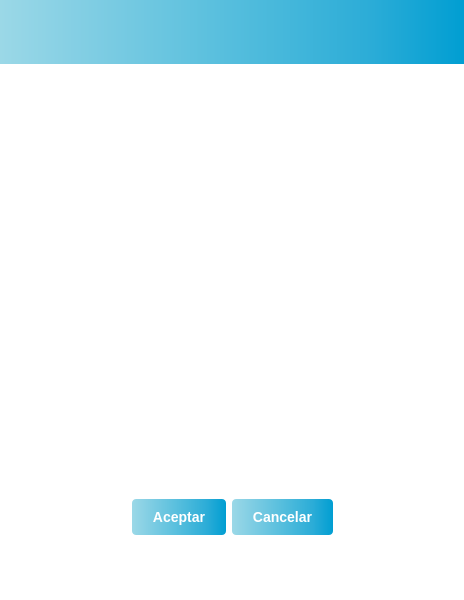
<?xml version="1.0" encoding="UTF-8"?>
<ui version="4.0">
 <class>RevisionSolicitudes</class>
 <widget class="QWidget" name="RevisionSolicitudes">
  <property name="geometry">
   <rect>
    <x>0</x>
    <y>0</y>
    <width>464</width>
    <height>600</height>
   </rect>
  </property>
  <property name="windowTitle">
   <string>RevisionSolicitudes</string>
  </property>
  <property name="styleSheet">
   <string notr="true">/*
#menuForm { 
background: rba(0, 0, 0, 80);
border-radius: 8px;
}
*/
#RevisionSolicitudes {background: rgba(255, 255, 255, 1)}
#topPanel {
background-color: qlineargradient(spread:pad, x1:0, y1:0, x2:1, y2:0, stop:0 #9bd8e7, stop:0.2 #7fcde3, stop:0.4 #63c3df, stop:0.6 #47b8db, stop:0.8 #2bacd7, stop:1 #009ed2);
}

/*
#loginButton {
color: black;
backgroun-color: #27a9e3;
border-width: 0px;
border-radius: 3px;
}
*/
</string>
  </property>
  <layout class="QVBoxLayout" name="verticalLayout">
   <property name="leftMargin">
    <number>0</number>
   </property>
   <property name="topMargin">
    <number>0</number>
   </property>
   <property name="rightMargin">
    <number>0</number>
   </property>
   <property name="bottomMargin">
    <number>0</number>
   </property>
   <item>
    <widget class="QWidget" name="topPanel" native="true">
     <layout class="QHBoxLayout" name="horizontalLayout_3">
      <property name="topMargin">
       <number>55</number>
      </property>
     </layout>
    </widget>
   </item>
   <item>
    <layout class="QHBoxLayout" name="horizontalLayout_4" stretch="0">
     <property name="spacing">
      <number>0</number>
     </property>
     <property name="sizeConstraint">
      <enum>QLayout::SetMaximumSize</enum>
     </property>
     <property name="leftMargin">
      <number>0</number>
     </property>
     <property name="topMargin">
      <number>0</number>
     </property>
     <property name="bottomMargin">
      <number>0</number>
     </property>
     <item>
      <widget class="QLabel" name="label">
       <property name="sizePolicy">
        <sizepolicy hsizetype="Maximum" vsizetype="Maximum">
         <horstretch>0</horstretch>
         <verstretch>0</verstretch>
        </sizepolicy>
       </property>
       <property name="minimumSize">
        <size>
         <width>150</width>
         <height>150</height>
        </size>
       </property>
       <property name="styleSheet">
        <string notr="true"/>
       </property>
       <property name="text">
        <string/>
       </property>
       <property name="pixmap">
        <pixmap resource="resources.qrc">:/logo/Images/Logo5.png</pixmap>
       </property>
      </widget>
     </item>
    </layout>
   </item>
   <item>
    <layout class="QHBoxLayout" name="horizontalLayout_5">
     <property name="topMargin">
      <number>0</number>
     </property>
     <property name="bottomMargin">
      <number>0</number>
     </property>
     <item>
      <widget class="QWidget" name="menuForm" native="true">
       <property name="sizePolicy">
        <sizepolicy hsizetype="MinimumExpanding" vsizetype="Expanding">
         <horstretch>0</horstretch>
         <verstretch>0</verstretch>
        </sizepolicy>
       </property>
       <property name="minimumSize">
        <size>
         <width>352</width>
         <height>267</height>
        </size>
       </property>
       <property name="sizeIncrement">
        <size>
         <width>0</width>
         <height>0</height>
        </size>
       </property>
       <property name="baseSize">
        <size>
         <width>0</width>
         <height>0</height>
        </size>
       </property>
       <widget class="QWidget" name="verticalLayoutWidget">
        <property name="geometry">
         <rect>
          <x>39</x>
          <y>9</y>
          <width>391</width>
          <height>251</height>
         </rect>
        </property>
        <layout class="QVBoxLayout" name="verticalLayout_2">
         <property name="topMargin">
          <number>0</number>
         </property>
         <property name="bottomMargin">
          <number>0</number>
         </property>
        </layout>
       </widget>
      </widget>
     </item>
    </layout>
   </item>
   <item>
    <layout class="QHBoxLayout" name="horizontalLayout_6">
     <property name="topMargin">
      <number>0</number>
     </property>
     <property name="bottomMargin">
      <number>0</number>
     </property>
     <item>
      <spacer name="horizontalSpacer_2">
       <property name="orientation">
        <enum>Qt::Horizontal</enum>
       </property>
       <property name="sizeHint" stdset="0">
        <size>
         <width>40</width>
         <height>20</height>
        </size>
       </property>
      </spacer>
     </item>
     <item>
      <widget class="QPushButton" name="acceptButton">
       <property name="sizePolicy">
        <sizepolicy hsizetype="Fixed" vsizetype="Fixed">
         <horstretch>0</horstretch>
         <verstretch>0</verstretch>
        </sizepolicy>
       </property>
       <property name="styleSheet">
        <string notr="true">#acceptButton {
background-color: qlineargradient(spread:pad, x1:0, y1:0, x2:1, y2:0, stop:0 #9bd8e7, stop:0.2 #7fcde3, stop:0.4 #63c3df, stop:0.6 #47b8db, stop:0.8 #2bacd7, stop:1 #009ed2);
border: none;
color: #fff;
padding: 10px 20px;
border-radius: 4px;
font-weight: 1000;
font-family: &quot;Arial Black&quot;, sans-serif;
font-weight: bold;
font-size: 14px;
}

#acceptButton:pressed {
background-color: #cccccc;
}

#acceptButton:checked {
background-color: #cccccc;
}
</string>
       </property>
       <property name="text">
        <string>Aceptar</string>
       </property>
      </widget>
     </item>
     <item>
      <widget class="QPushButton" name="cancelButton">
       <property name="sizePolicy">
        <sizepolicy hsizetype="Fixed" vsizetype="Fixed">
         <horstretch>0</horstretch>
         <verstretch>0</verstretch>
        </sizepolicy>
       </property>
       <property name="styleSheet">
        <string notr="true">#cancelButton {
background-color: qlineargradient(spread:pad, x1:0, y1:0, x2:1, y2:0, stop:0 #9bd8e7, stop:0.2 #7fcde3, stop:0.4 #63c3df, stop:0.6 #47b8db, stop:0.8 #2bacd7, stop:1 #009ed2);
border: none;
color: #fff;
padding: 10px 20px;
border-radius: 4px;
font-weight: 1000;
font-family: &quot;Arial Black&quot;, sans-serif;
font-weight: bold;
font-size: 14px;
}

#cancelButton:pressed {
background-color: #cccccc;
}

#cancelButton:checked {
background-color: #cccccc;
}</string>
       </property>
       <property name="text">
        <string>Cancelar</string>
       </property>
      </widget>
     </item>
     <item>
      <spacer name="horizontalSpacer_3">
       <property name="orientation">
        <enum>Qt::Horizontal</enum>
       </property>
       <property name="sizeHint" stdset="0">
        <size>
         <width>40</width>
         <height>20</height>
        </size>
       </property>
      </spacer>
     </item>
    </layout>
   </item>
   <item>
    <layout class="QHBoxLayout" name="horizontalLayout">
     <property name="topMargin">
      <number>0</number>
     </property>
     <item>
      <spacer name="horizontalSpacer">
       <property name="orientation">
        <enum>Qt::Horizontal</enum>
       </property>
       <property name="sizeType">
        <enum>QSizePolicy::Fixed</enum>
       </property>
       <property name="sizeHint" stdset="0">
        <size>
         <width>305</width>
         <height>20</height>
        </size>
       </property>
      </spacer>
     </item>
     <item>
      <widget class="QPushButton" name="logout">
       <property name="sizePolicy">
        <sizepolicy hsizetype="Fixed" vsizetype="Fixed">
         <horstretch>50</horstretch>
         <verstretch>50</verstretch>
        </sizepolicy>
       </property>
       <property name="styleSheet">
        <string notr="true">#logout {
background-color: white;
/*padding: 10px 20px;*/
border-radius: 4px;
}

#logout:pressed {
background-color: white;
}

#logout:checked {
background-color: white;
}</string>
       </property>
       <property name="text">
        <string/>
       </property>
       <property name="icon">
        <iconset resource="resources.qrc">
         <normaloff>:/icons/Images/logout.png</normaloff>:/icons/Images/logout.png</iconset>
       </property>
       <property name="iconSize">
        <size>
         <width>50</width>
         <height>40</height>
        </size>
       </property>
      </widget>
     </item>
    </layout>
   </item>
   <item>
    <spacer name="verticalSpacer">
     <property name="orientation">
      <enum>Qt::Vertical</enum>
     </property>
     <property name="sizeHint" stdset="0">
      <size>
       <width>20</width>
       <height>30</height>
      </size>
     </property>
    </spacer>
   </item>
  </layout>
 </widget>
 <resources>
  <include location="resources.qrc"/>
 </resources>
 <connections/>
</ui>
